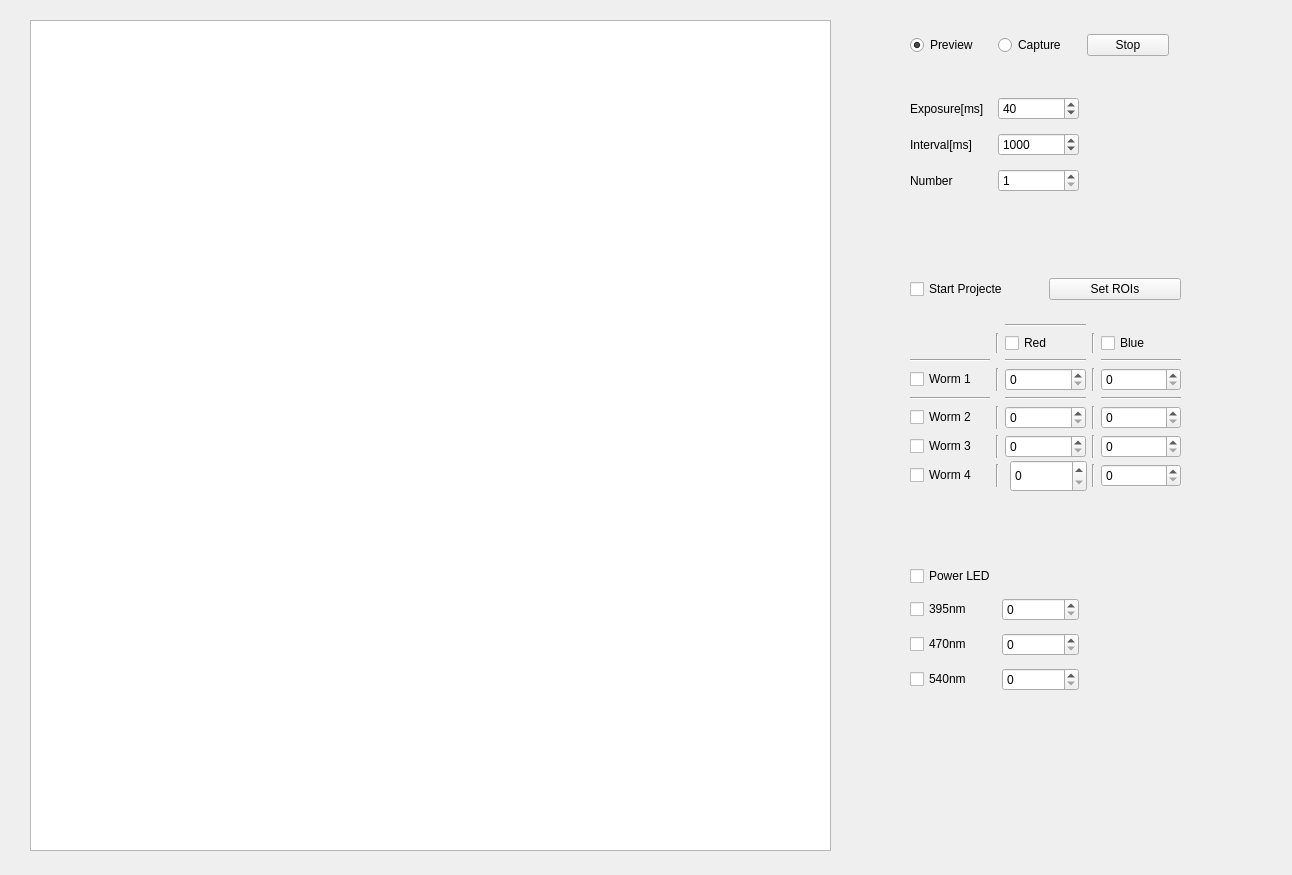
<?xml version="1.0" encoding="UTF-8"?>
<ui version="4.0">
 <class>MainWindow</class>
 <widget class="QMainWindow" name="MainWindow">
  <property name="geometry">
   <rect>
    <x>0</x>
    <y>0</y>
    <width>1292</width>
    <height>875</height>
   </rect>
  </property>
  <property name="acceptDrops">
   <bool>true</bool>
  </property>
  <property name="windowTitle">
   <string>MainWindow</string>
  </property>
  <property name="windowIcon">
   <iconset>
    <normaloff>p27.png</normaloff>p27.png</iconset>
  </property>
  <property name="autoFillBackground">
   <bool>true</bool>
  </property>
  <widget class="QWidget" name="centralwidget">
   <property name="enabled">
    <bool>true</bool>
   </property>
   <property name="autoFillBackground">
    <bool>true</bool>
   </property>
   <widget class="QWidget" name="gridLayoutWidget">
    <property name="geometry">
     <rect>
      <x>10</x>
      <y>0</y>
      <width>851</width>
      <height>861</height>
     </rect>
    </property>
    <layout class="QGridLayout" name="gridLayout">
     <item row="0" column="0">
      <widget class="QWidget" name="page" native="true">
       <widget class="QGraphicsView" name="graphicsView">
        <property name="enabled">
         <bool>true</bool>
        </property>
        <property name="geometry">
         <rect>
          <x>20</x>
          <y>20</y>
          <width>801</width>
          <height>831</height>
         </rect>
        </property>
        <property name="toolTip">
         <string>Apply now ROI </string>
        </property>
        <property name="interactive">
         <bool>true</bool>
        </property>
       </widget>
      </widget>
     </item>
    </layout>
   </widget>
   <widget class="QWidget" name="horizontalLayoutWidget">
    <property name="geometry">
     <rect>
      <x>910</x>
      <y>30</y>
      <width>259</width>
      <height>30</height>
     </rect>
    </property>
    <layout class="QHBoxLayout" name="horizontalLayout">
     <item>
      <widget class="QRadioButton" name="radioButton_pre">
       <property name="text">
        <string>Preview</string>
       </property>
       <property name="checked">
        <bool>true</bool>
       </property>
      </widget>
     </item>
     <item>
      <widget class="QRadioButton" name="radioButton_capture">
       <property name="text">
        <string>Capture</string>
       </property>
      </widget>
     </item>
     <item>
      <widget class="QPushButton" name="pushButton_stop">
       <property name="text">
        <string>Stop</string>
       </property>
      </widget>
     </item>
    </layout>
   </widget>
   <widget class="QWidget" name="gridLayoutWidget_2">
    <property name="geometry">
     <rect>
      <x>910</x>
      <y>90</y>
      <width>169</width>
      <height>110</height>
     </rect>
    </property>
    <layout class="QGridLayout" name="gridLayout_2">
     <item row="7" column="0">
      <widget class="QLabel" name="label_3">
       <property name="text">
        <string>Number</string>
       </property>
      </widget>
     </item>
     <item row="5" column="0">
      <widget class="QLabel" name="label_2">
       <property name="text">
        <string>Interval[ms]</string>
       </property>
      </widget>
     </item>
     <item row="5" column="1">
      <widget class="QSpinBox" name="spinBox_Interval">
       <property name="minimum">
        <number>0</number>
       </property>
       <property name="maximum">
        <number>99999</number>
       </property>
       <property name="singleStep">
        <number>10</number>
       </property>
       <property name="value">
        <number>1000</number>
       </property>
      </widget>
     </item>
     <item row="7" column="1">
      <widget class="QSpinBox" name="spinBox_3">
       <property name="minimum">
        <number>1</number>
       </property>
      </widget>
     </item>
     <item row="4" column="0">
      <widget class="QLabel" name="label">
       <property name="text">
        <string>Exposure[ms]</string>
       </property>
      </widget>
     </item>
     <item row="4" column="1">
      <widget class="QSpinBox" name="spinBox_expo">
       <property name="minimum">
        <number>3</number>
       </property>
       <property name="maximum">
        <number>30000</number>
       </property>
       <property name="singleStep">
        <number>10</number>
       </property>
       <property name="value">
        <number>40</number>
       </property>
      </widget>
     </item>
    </layout>
   </widget>
   <widget class="QWidget" name="gridLayoutWidget_4">
    <property name="geometry">
     <rect>
      <x>910</x>
      <y>560</y>
      <width>169</width>
      <height>141</height>
     </rect>
    </property>
    <layout class="QGridLayout" name="gridLayout_4">
     <item row="0" column="0">
      <widget class="QCheckBox" name="checkBox_sti_2">
       <property name="text">
        <string>Power LED</string>
       </property>
      </widget>
     </item>
     <item row="1" column="0">
      <widget class="QCheckBox" name="checkBox">
       <property name="text">
        <string>395nm</string>
       </property>
      </widget>
     </item>
     <item row="1" column="1">
      <widget class="QSpinBox" name="spinBox"/>
     </item>
     <item row="3" column="1">
      <widget class="QSpinBox" name="spinBox_4"/>
     </item>
     <item row="2" column="0">
      <widget class="QCheckBox" name="checkBox_2">
       <property name="text">
        <string>470nm</string>
       </property>
      </widget>
     </item>
     <item row="3" column="0">
      <widget class="QCheckBox" name="checkBox_3">
       <property name="text">
        <string>540nm</string>
       </property>
      </widget>
     </item>
     <item row="2" column="1">
      <widget class="QSpinBox" name="spinBox_2"/>
     </item>
    </layout>
   </widget>
   <widget class="QWidget" name="gridLayoutWidget_3">
    <property name="geometry">
     <rect>
      <x>910</x>
      <y>260</y>
      <width>271</width>
      <height>246</height>
     </rect>
    </property>
    <layout class="QGridLayout" name="gridLayout_3">
     <item row="0" column="0">
      <layout class="QHBoxLayout" name="horizontalLayout_2">
       <item>
        <widget class="QCheckBox" name="checkBox_sti">
         <property name="text">
          <string>Start Projecte</string>
         </property>
        </widget>
       </item>
       <item>
        <widget class="QPushButton" name="pushButton_roi">
         <property name="text">
          <string>Set ROIs</string>
         </property>
         <property name="checkable">
          <bool>true</bool>
         </property>
         <property name="autoRepeat">
          <bool>true</bool>
         </property>
        </widget>
       </item>
      </layout>
     </item>
     <item row="8" column="0">
      <layout class="QGridLayout" name="gridLayout_5">
       <item row="0" column="3">
        <layout class="QGridLayout" name="gridLayout_7">
         <item row="8" column="1">
          <widget class="Line" name="line_16">
           <property name="orientation">
            <enum>Qt::Vertical</enum>
           </property>
          </widget>
         </item>
         <item row="1" column="5">
          <widget class="QCheckBox" name="checkBox_1_blue">
           <property name="text">
            <string>Blue</string>
           </property>
          </widget>
         </item>
         <item row="1" column="3">
          <widget class="QCheckBox" name="checkBox_1_red">
           <property name="text">
            <string>Red</string>
           </property>
          </widget>
         </item>
         <item row="6" column="5">
          <widget class="QSpinBox" name="spinBox_2_blue">
           <property name="maximum">
            <number>255</number>
           </property>
          </widget>
         </item>
         <item row="3" column="0">
          <widget class="QCheckBox" name="checkBox_worm1">
           <property name="text">
            <string>Worm 1</string>
           </property>
          </widget>
         </item>
         <item row="1" column="4">
          <widget class="Line" name="line_7">
           <property name="orientation">
            <enum>Qt::Vertical</enum>
           </property>
          </widget>
         </item>
         <item row="8" column="4">
          <widget class="Line" name="line_15">
           <property name="orientation">
            <enum>Qt::Vertical</enum>
           </property>
          </widget>
         </item>
         <item row="5" column="3">
          <widget class="QSpinBox" name="spinBox_1_red">
           <property name="maximum">
            <number>255</number>
           </property>
          </widget>
         </item>
         <item row="4" column="0">
          <widget class="Line" name="line_8">
           <property name="orientation">
            <enum>Qt::Horizontal</enum>
           </property>
          </widget>
         </item>
         <item row="3" column="1">
          <widget class="Line" name="line">
           <property name="orientation">
            <enum>Qt::Vertical</enum>
           </property>
          </widget>
         </item>
         <item row="4" column="3">
          <widget class="Line" name="line_9">
           <property name="orientation">
            <enum>Qt::Horizontal</enum>
           </property>
          </widget>
         </item>
         <item row="3" column="5">
          <widget class="QSpinBox" name="spinBox_0_blue">
           <property name="maximum">
            <number>255</number>
           </property>
          </widget>
         </item>
         <item row="1" column="1">
          <widget class="Line" name="line_6">
           <property name="orientation">
            <enum>Qt::Vertical</enum>
           </property>
          </widget>
         </item>
         <item row="6" column="4">
          <widget class="Line" name="line_14">
           <property name="orientation">
            <enum>Qt::Vertical</enum>
           </property>
          </widget>
         </item>
         <item row="6" column="1">
          <widget class="Line" name="line_12">
           <property name="orientation">
            <enum>Qt::Vertical</enum>
           </property>
          </widget>
         </item>
         <item row="5" column="5">
          <widget class="QSpinBox" name="spinBox_1_blue">
           <property name="maximum">
            <number>255</number>
           </property>
          </widget>
         </item>
         <item row="5" column="0">
          <widget class="QCheckBox" name="checkBox_worm2">
           <property name="text">
            <string>Worm 2</string>
           </property>
          </widget>
         </item>
         <item row="3" column="3">
          <widget class="QSpinBox" name="spinBox_0_red">
           <property name="maximum">
            <number>255</number>
           </property>
          </widget>
         </item>
         <item row="5" column="4">
          <widget class="Line" name="line_13">
           <property name="orientation">
            <enum>Qt::Vertical</enum>
           </property>
          </widget>
         </item>
         <item row="4" column="5">
          <widget class="Line" name="line_10">
           <property name="orientation">
            <enum>Qt::Horizontal</enum>
           </property>
          </widget>
         </item>
         <item row="6" column="0">
          <widget class="QCheckBox" name="checkBox_worm3">
           <property name="text">
            <string>Worm 3</string>
           </property>
          </widget>
         </item>
         <item row="8" column="5">
          <widget class="QSpinBox" name="spinBox_3_blue">
           <property name="maximum">
            <number>255</number>
           </property>
          </widget>
         </item>
         <item row="6" column="3">
          <widget class="QSpinBox" name="spinBox_2_red">
           <property name="maximum">
            <number>255</number>
           </property>
          </widget>
         </item>
         <item row="8" column="0">
          <widget class="QCheckBox" name="checkBox_worm4">
           <property name="text">
            <string>Worm 4</string>
           </property>
          </widget>
         </item>
         <item row="5" column="1">
          <widget class="Line" name="line_11">
           <property name="orientation">
            <enum>Qt::Vertical</enum>
           </property>
          </widget>
         </item>
         <item row="2" column="5">
          <widget class="Line" name="line_5">
           <property name="orientation">
            <enum>Qt::Horizontal</enum>
           </property>
          </widget>
         </item>
         <item row="3" column="4">
          <widget class="Line" name="line_2">
           <property name="orientation">
            <enum>Qt::Vertical</enum>
           </property>
          </widget>
         </item>
         <item row="2" column="0">
          <widget class="Line" name="line_4">
           <property name="orientation">
            <enum>Qt::Horizontal</enum>
           </property>
          </widget>
         </item>
         <item row="2" column="3">
          <widget class="Line" name="line_3">
           <property name="orientation">
            <enum>Qt::Horizontal</enum>
           </property>
          </widget>
         </item>
         <item row="0" column="3">
          <widget class="Line" name="line_17">
           <property name="orientation">
            <enum>Qt::Horizontal</enum>
           </property>
          </widget>
         </item>
        </layout>
       </item>
      </layout>
     </item>
    </layout>
   </widget>
   <widget class="QSpinBox" name="spinBox_3_red">
    <property name="geometry">
     <rect>
      <x>1010</x>
      <y>460</y>
      <width>77</width>
      <height>32</height>
     </rect>
    </property>
    <property name="maximum">
     <number>255</number>
    </property>
   </widget>
   <zorder>gridLayoutWidget</zorder>
   <zorder>horizontalLayoutWidget</zorder>
   <zorder>gridLayoutWidget_2</zorder>
   <zorder>gridLayoutWidget_4</zorder>
   <zorder>gridLayoutWidget_3</zorder>
   <zorder>spinBox_3_red</zorder>
   <zorder></zorder>
  </widget>
 </widget>
 <resources/>
 <connections/>
</ui>
